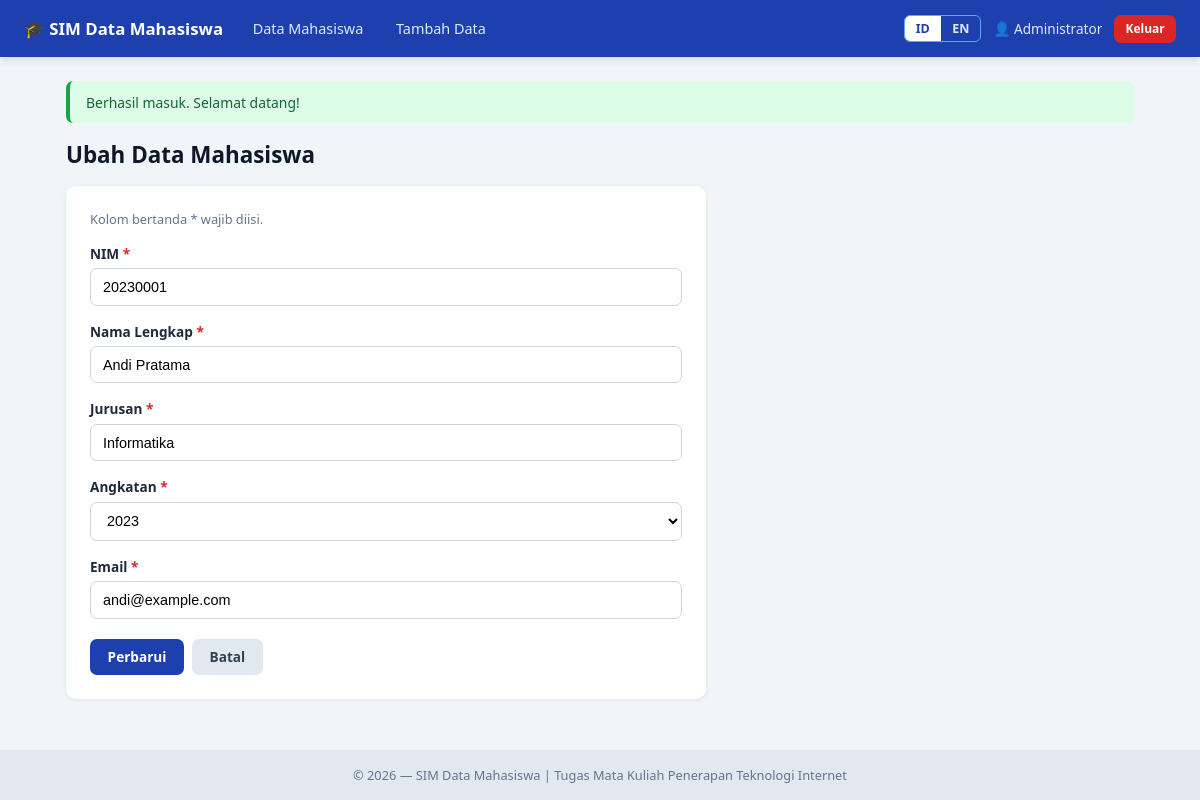
The app's page /edit.php?id=1 (signed in) with its own data.
### tables this page shows
CREATE TABLE `mahasiswa` (
  `id`         INT AUTO_INCREMENT PRIMARY KEY,
  `nim`        VARCHAR(20)  NOT NULL UNIQUE,
  `nama`       VARCHAR(100) NOT NULL,
  `jurusan`    VARCHAR(100) NOT NULL,
  `angkatan`   INT          NOT NULL,
  `email`      VARCHAR(100) NOT NULL,
  `created_at` TIMESTAMP DEFAULT CURRENT_TIMESTAMP
);

### config/config.php (called while the page is built, shortened)
<?php
$langFile = __DIR__ . '/../lang/' . $_SESSION['lang'] . '.php';
$lang = require $langFile;
function t(string $key): string {
    global $lang;
    return $lang[$key] ?? $key;
}
function e($value): string {
    return htmlspecialchars((string)$value, ENT_QUOTES, 'UTF-8');
}

### includes/student_form.php (the view, shortened to what this page needs)
<form method="post" action="<?= e($action) ?>" class="card form-card" novalidate>
    <p class="hint"><?= e(t('required_hint')) ?></p>
    <div class="form-group">
        <label for="nim"><?= e(t('nim')) ?> <span class="required">*</span></label>
        <input type="text" id="nim" name="nim" maxlength="15" value="<?= e($values['nim']) ?>" required>
    </div>
    <div class="form-group">
        <label for="nama"><?= e(t('name')) ?> <span class="required">*</span></label>
        <input type="text" id="nama" name="nama" maxlength="100" value="<?= e($values['nama']) ?>" required>
    </div>
    <div class="form-group">
        <label for="jurusan"><?= e(t('major')) ?> <span class="required">*</span></label>
        <input type="text" id="jurusan" name="jurusan" maxlength="100" value="<?= e($values['jurusan']) ?>" required>
    </div>
            <div class="form-group">
        <label for="angkatan"><?= e(t('year')) ?> <span class="required">*</span></label>
        <select id="angkatan" name="angkatan" required style="width: 100%; padding: .6rem .75rem; font-size: .9rem; border: 1px solid #cbd5e1; border-radius: 7px; background-color: #fff;">
            <?php
            $currentYear = (int)date('Y');
            $startYear = 1900;
            for ($y = $currentYear + 5; $y >= $startYear; $y--) {
                $selected = ($values['angkatan'] == $y) ? 'selected' : '';
                echo "<option value=\"$y\" $selected>$y</option>";
            }
            ?>
        </select>
    </div>
    <div class="form-group">
        <label for="email"><?= e(t('email')) ?> <span class="required">*</span></label>
        <input type="email" id="email" name="email" maxlength="100" value="<?= e($values['email']) ?>" required>
    </div>
    <div class="form-actions">
        <button type="submit" class="btn btn-primary"><?= e($submitLabel) ?></button>
        <a href="index.php" class="btn btn-secondary"><?= e(t('cancel')) ?></a>
    </div>
</form>

### assets/style.css (style rules this page uses)
* { box-sizing: border-box; margin: 0; padding: 0; }
body { font-family: 'Segoe UI', Tahoma, Verdana, sans-serif; background: #f1f5f9; color: #1e293b; min-height: 100vh; display: flex; flex-direction: column; font-size: 15px; }
.card { background: #fff; border-radius: 10px; padding: 1.5rem; box-shadow: 0 1px 4px rgba(15,23,42,.08); }
.form-card { max-width: 640px; }
.form-group { margin-bottom: 1rem; }
.form-group label { display: block; font-weight: 600; font-size: .85rem; margin-bottom: .35rem; }
.required { color: #dc2626; }
.form-group input { width: 100%; padding: .6rem .75rem; font-size: .9rem; border: 1px solid #cbd5e1; border-radius: 7px; transition: .2s; }
.hint { font-size: .8rem; color: #64748b; margin-bottom: 1rem; }
.form-actions { display: flex; gap: .5rem; margin-top: 1.25rem; }
.btn { display: inline-block; padding: .55rem 1.1rem; font-size: .85rem; font-weight: 600; border: none; border-radius: 7px; cursor: pointer; text-decoration: none; text-align: center; transition: .2s; font-family: inherit; }
.btn-primary { background: #1e40af; color: #fff; }
.btn-secondary { background: #e2e8f0; color: #334155; }

### records on screen
mahasiswa: nim "20230001", nama "Andi Pratama", jurusan "Informatika", email "andi@example.com"

### other values on screen
t('app_title') "SIM Data Mahasiswa"
t('menu_students') "Data Mahasiswa"
t('menu_add') "Tambah Data"
$_SESSION['nama_lengkap'] "Administrator"
t('logout') "Keluar"
$flash['message'] "Berhasil masuk. Selamat datang!"
t('edit_title') "Ubah Data Mahasiswa"
t('required_hint') "Kolom bertanda * wajib diisi."
t('nim') "NIM"
t('name') "Nama Lengkap"
t('major') "Jurusan"
t('year') "Angkatan"
t('email') "Email"
$submitLabel "Perbarui"
t('cancel') "Batal"
